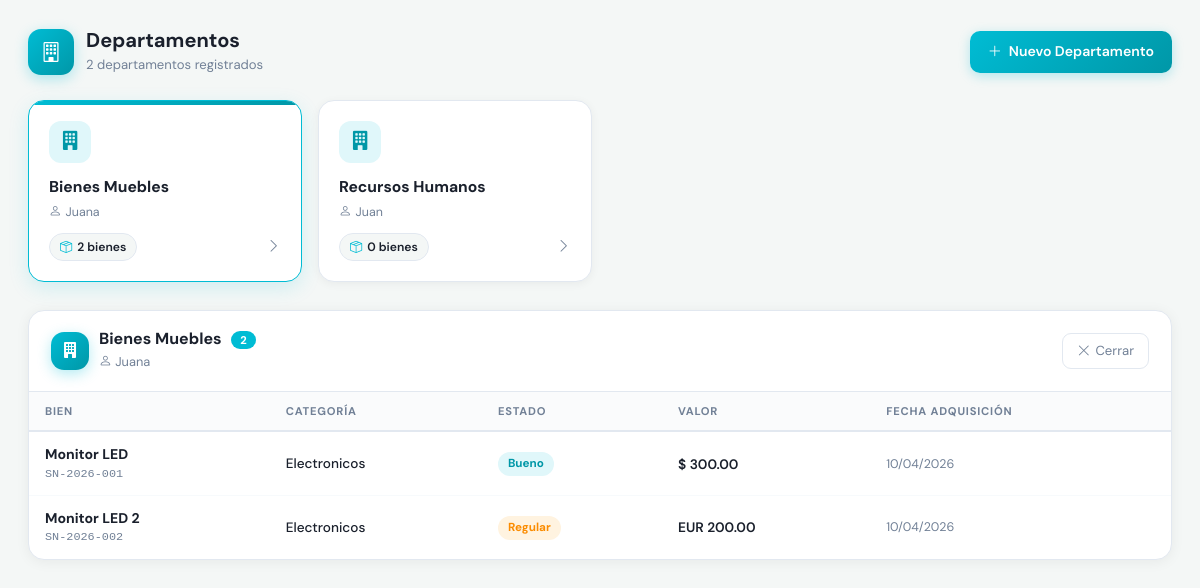
Page /formularios/f_departamentos.php?ver=2 (signed in) on the committed database.
### tables this page shows
CREATE TABLE `departamentos` (
  `id_departamento` int(11) NOT NULL,
  `nombre_departamento` varchar(100) NOT NULL,
  `descripcion` text,
  `responsable` varchar(100) DEFAULT NULL,
  `activo` tinyint(1) NOT NULL DEFAULT '1'
);

CREATE TABLE `articulos` (
  `id_articulo` int(11) NOT NULL,
  `id_categoria` int(11) NOT NULL,
  `id_departamento` int(11) NOT NULL,
  `serial` varchar(100) NOT NULL,
  `nombre` varchar(150) NOT NULL DEFAULT '',
  `especificaciones` longtext,
  `estado` enum('excelente','bueno','regular','malo','baja') NOT NULL DEFAULT 'bueno',
  `fecha_adquisicion` date DEFAULT NULL,
  `valor_adquisicion` decimal(10,2) DEFAULT NULL,
  `moneda` varchar(10) DEFAULT '$',
  `observaciones` text,
  `fecha_registro` timestamp NOT NULL DEFAULT CURRENT_TIMESTAMP,
  `id_usuario_registro` int(11) NOT NULL,
  `activo` tinyint(1) NOT NULL DEFAULT '1'
);

CREATE TABLE `categorias` (
  `id_categoria` int(11) NOT NULL,
  `nombre_categoria` varchar(50) NOT NULL,
  `descripcion` text,
  `activo` tinyint(1) NOT NULL DEFAULT '1'
);

### formularios/f_departamentos.php (the view, shortened to what this page needs)
<?php
include '../db.php';
$es_admin = $_SESSION['nivel_acceso'] === 'admin';
$stmtDep = $pdo->query("
    SELECT d.id_departamento, d.nombre_departamento, d.descripcion, d.responsable,
           COUNT(a.id_articulo) AS total_bienes
    FROM departamentos d
    LEFT JOIN articulos a ON a.id_departamento = d.id_departamento AND a.activo = 1
    WHERE d.activo = 1
    GROUP BY d.id_departamento
    ORDER BY d.nombre_departamento
");
$departamentos = $stmtDep->fetchAll(PDO::FETCH_ASSOC);
$dep_seleccionado = isset($_GET['ver']) ? (int)$_GET['ver'] : 0;
$dep_info = null;
$bienes_dep = [];
if ($dep_seleccionado > 0) {
    $stmtInfo = $pdo->prepare("SELECT * FROM departamentos WHERE id_departamento = ? AND activo = 1");
    $stmtInfo->execute([$dep_seleccionado]);
    $dep_info = $stmtInfo->fetch(PDO::FETCH_ASSOC);
    if ($dep_info) {
        $stmtBienes = $pdo->prepare("
            SELECT a.nombre, a.serial, a.estado, a.valor_adquisicion, a.moneda,
                   a.fecha_adquisicion, c.nombre_categoria
            FROM articulos a
            JOIN categorias c ON a.id_categoria = c.id_categoria
            WHERE a.id_departamento = ? AND a.activo = 1
            ORDER BY a.nombre
        ");
        $stmtBienes->execute([$dep_seleccionado]);
        $bienes_dep = $stmtBienes->fetchAll(PDO::FETCH_ASSOC);
    }
}
$est_cfg = [
    'excelente' => ['bg' => '#e8f5e9', 'color' => '#43a047'],
    'bueno'     => ['bg' => '#e0f7fa', 'color' => '#0097a7'],
    'regular'   => ['bg' => '#fff3e0', 'color' => '#fb8c00'],
    'malo'      => ['bg' => '#ffebee', 'color' => '#e53935'],
    'baja'      => ['bg' => '#f5f5f5', 'color' => '#9e9e9e'],
];
?>
<!DOCTYPE html>
<html lang="es">
<head>
    <link rel="stylesheet" href="../bootstrap.css">
    <link rel="stylesheet" href="https://cdn.jsdelivr.net/npm/bootstrap-icons@1.11.0/font/bootstrap-icons.css">
</head>
<body>
<div class="page-header">
    <div class="page-header-left">
        <div class="icon-box"><i class="bi bi-building"></i></div>
        <div>
            <h4>Departamentos</h4>
            <small><?= count($departamentos) ?> departamento<?= count($departamentos) != 1 ? 's' : '' ?> registrado<?= count($departamentos) != 1 ? 's' : '' ?></small>
        </div>
    </div>
    <?php if ($es_admin): ?>
    <button class="btn-toggle-form" onclick="toggleForm()">
        <i class="bi bi-plus-lg" id="btnIcon"></i>
        <span id="btnText">Nuevo Departamento</span>
    </button>
    <?php endif; ?>
</div>
<?php if (empty($departamentos)): ?>
<div class="empty-state">
    <i class="bi bi-building"></i>
    <p>No hay departamentos registrados aún.</p>
</div>
<?php else: ?>
<div class="dep-grid">
    <?php foreach ($departamentos as $dep): ?>
    <a href="f_departamentos.php?ver=<?= $dep['id_departamento'] ?>"
       class="dep-card <?= $dep_seleccionado == $dep['id_departamento'] ? 'active' : '' ?>">
        <div class="dep-icon"><i class="bi bi-building-fill"></i></div>
        <div class="dep-nombre"><?= htmlspecialchars($dep['nombre_departamento']) ?></div>
        <div class="dep-responsable">
            <i class="bi bi-person"></i>
            <?= $dep['responsable'] ? htmlspecialchars($dep['responsable']) : 'Sin responsable' ?>
        </div>
        <div class="dep-stats">
            <span class="dep-count">
                <i class="bi bi-box-seam"></i>
                <?= $dep['total_bienes'] ?> bien<?= $dep['total_bienes'] != 1 ? 'es' : '' ?>
            </span>
            <i class="bi bi-chevron-right dep-arrow"></i>
        </div>
    </a>
    <?php endforeach; ?>
</div>
<?php endif; ?>
<?php if ($dep_seleccionado > 0 && $dep_info): ?>
<div class="bienes-panel">
    <div class="bienes-header">
        <div class="bienes-header-left">
            <div class="icon-box" style="width:38px;height:38px;font-size:16px;">
                <i class="bi bi-building-fill"></i>
            </div>
            <div>
                <h5>
                    <?= htmlspecialchars($dep_info['nombre_departamento']) ?>
                    <span class="count-badge"><?= count($bienes_dep) ?></span>
                </h5>
                <small>
                    <?php if ($dep_info['responsable']): ?>
                    <i class="bi bi-person"></i> <?= htmlspecialchars($dep_info['responsable']) ?>
                    <?php endif; ?>
                </small>
            </div>
        </div>
        <a href="f_departamentos.php" class="btn-cerrar">
            <i class="bi bi-x-lg"></i> Cerrar
        </a>
    </div>
    <div class="table-wrap">
        <?php if (empty($bienes_dep)): ?>
        <div class="empty-state">
            <i class="bi bi-inbox"></i>
            <p>Este departamento no tiene bienes asignados.</p>
        </div>
        <?php else: ?>
        <table>
            <thead>
                <tr>
                    <th>Bien</th>
                    <th>Categoría</th>
                    <th>Estado</th>
                    <th>Valor</th>
                    <th>Fecha Adquisición</th>
                </tr>
            </thead>
            <tbody>
            <?php foreach ($bienes_dep as $b):
                $est = isset($est_cfg[$b['estado']]) ? $est_cfg[$b['estado']] : $est_cfg['baja'];
            ?>
            <tr>
                <td>
                    <div class="bien-nombre"><?= htmlspecialchars($b['nombre'] ?: '—') ?></div>
                    <div class="bien-serial"><?= htmlspecialchars($b['serial']) ?></div>
                </td>
                <td>
                    <div style="font-weight:500;color:var(--text);font-size:0.85rem;"><?= htmlspecialchars($b['nombre_categoria']) ?></div>
                </td>
                <td>
                    <span class="badge-estado" style="background:<?= $est['bg'] ?>;color:<?= $est['color'] ?>;">
                        <?= ucfirst($b['estado']) ?>
                    </span>
                </td>
                <td>
                    <?php if ($b['valor_adquisicion']): ?>
                    <span class="valor-text"><?= htmlspecialchars($b['moneda'] ?: '$') ?> <?= number_format($b['valor_adquisicion'], 2) ?></span>
                    <?php else: ?>
                    <span class="valor-vacio">—</span>
                    <?php endif; ?>
                </td>
                <td style="font-size:0.78rem;white-space:nowrap;">
                    <?= $b['fecha_adquisicion'] ? date('d/m/Y', strtotime($b['fecha_adquisicion'])) : '—' ?>
                </td>
            </tr>
            <?php endforeach; ?>
            </tbody>
        </table>
        <?php endif; ?>
    </div>
</div>
<?php endif; ?>
</body>
</html>

### rows in the picture
departamentos: nombre_departamento "Bienes Muebles", responsable "Juana", total_bienes "2"
departamentos: nombre_departamento "Recursos Humanos", responsable "Juan", total_bienes "0"
articulos: nombre "Monitor LED", serial "SN-2026-001", id_categoria.nombre_categoria "Electronicos", estado "Bueno", moneda "$", valor_adquisicion "300.00", fecha_adquisicion "10/04/2026"
articulos: nombre "Monitor LED 2", serial "SN-2026-002", id_categoria.nombre_categoria "Electronicos", estado "Regular", moneda "EUR", valor_adquisicion "200.00", fecha_adquisicion "10/04/2026"

### other values in the picture
count($departamentos) "2"
count($bienes_dep) "2"
